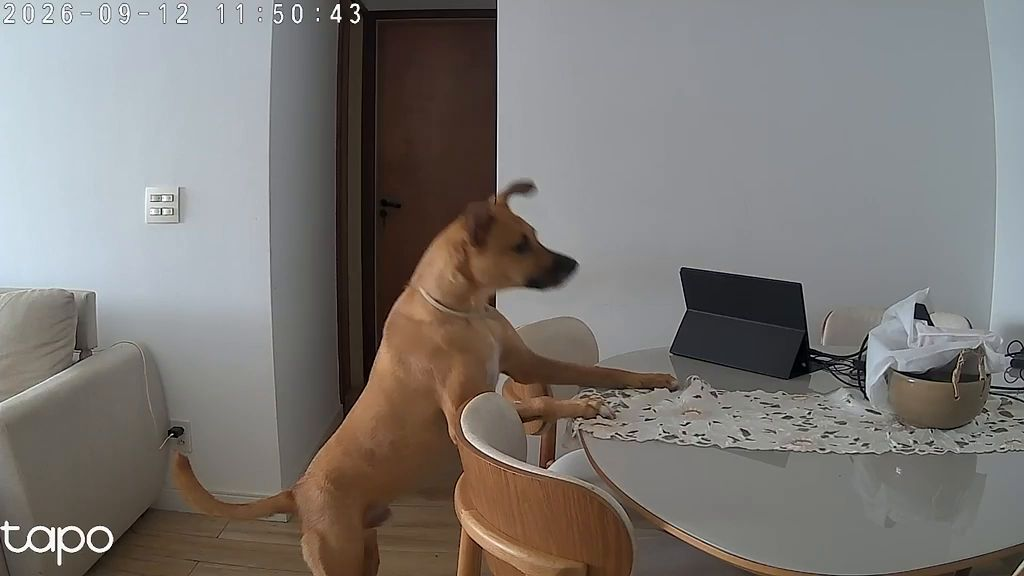
#> input picture assets/example/1.jpg, 1024 x 576 px
$ python -i motion.py   (imports and definitions only)
#> lines starting #> are read from the running program, lines starting #| are printed output that depends on the picture
### src/ai_security_guard/config.py
"""Loads and validates the configuration (non-secret YAML + secrets from the environment)."""

from __future__ import annotations

import operator
import os
from datetime import time as dtime
from enum import StrEnum
from pathlib import Path
from typing import Self
from urllib.parse import quote, urlsplit, urlunsplit

import yaml
from dotenv import load_dotenv
from pydantic import BaseModel, ConfigDict, Field, SecretStr, field_validator, model_validator

_ORDER = {"low": 0, "medium": 1, "high": 2}


def _by_order(op):
    """Compares by severity, not by the alphabetical order inherited from `str`."""

    # [4 lines left out: function compare, not called in this run]

    return compare


class RiskLevel(StrEnum):
    LOW = "low"
    MEDIUM = "medium"
    HIGH = "high"

    # [4 lines left out: function parse, not called in this run]

    __lt__ = _by_order(operator.lt)
    __le__ = _by_order(operator.le)
    __gt__ = _by_order(operator.gt)
    __ge__ = _by_order(operator.ge)


# [9 lines left out: function mask_url, not called in this run]


class _Strict(BaseModel):
    model_config = ConfigDict(extra="forbid")


class CameraConfig(_Strict):
    host: str
    port: int = 554
    stream: str = "stream1"
    reconnect_seconds: float = Field(5, gt=0)


class MotionConfig(_Strict):
    detect_width: int = Field(320, ge=64)
    min_area_ratio: float = Field(0.01, gt=0, lt=1)
    trigger_frames: int = Field(2, ge=1, le=10)  # consecutive motion frames to open an event
    warmup_frames: int = Field(30, ge=0)
    ignore_zones: list[list[float]] = Field(default_factory=list)  # validated by MotionDetector


class EventConfig(_Strict):
    frames_per_event: int = Field(4, ge=1, le=10)
    frame_interval_seconds: float = Field(1.0, ge=0)
    cooldown_seconds: float = Field(60, ge=0)
    max_image_width: int = Field(1024, ge=128)
    jpeg_quality: int = Field(80, ge=10, le=100)


class AIConfig(_Strict):
    base_url: str = "https://openrouter.ai/api/v1"
    model: str = "google/gemini-2.5-flash"
    criteria_file: Path = Path("config/risk_criteria.md")
    timeout_seconds: float = Field(30, gt=0)
    max_retries: int = Field(2, ge=0)
    temperature: float = Field(0.0, ge=0, le=2)
    enable_cache_control: bool = True


class NotifyConfig(_Strict):
    channel: str = "simulated"  # output channel; see notifier.CHANNELS
    min_risk: RiskLevel = RiskLevel.MEDIUM
    max_images: int = Field(4, ge=0, le=10)
    timezone: str = "America/Sao_Paulo"

    # [4 lines left out: function _parse_risk, not called in this run]


class StorageConfig(_Strict):
    events_dir: Path = Path("data/events")
    db_path: Path = Path("data/ai_security_guard.db")
    keep_hours: int = Field(12, ge=1)  # retention for images of the home


class HealthConfig(_Strict):
    daily_at: dtime | None = dtime(8, 0)  # daily "is running" heartbeat (None disables)
    camera_offline_minutes: float = Field(10, gt=0)  # no frames for longer than this = alert


class LoggingConfig(_Strict):
    level: str = "INFO"


_SECRET_ENV = {
    "tapo_username": "TAPO_USERNAME",
    "tapo_password": "TAPO_PASSWORD",
    "openrouter_api_key": "OPENROUTER_API_KEY",
    "telegram_bot_token": "TELEGRAM_BOT_TOKEN",
    "telegram_chat_id": "TELEGRAM_CHAT_ID",
}

# Secrets each stage needs — required where they are used, not at load time.
CAMERA_SECRETS = ("tapo_username", "tapo_password")
AI_SECRETS = ("openrouter_api_key",)
TELEGRAM_SECRETS = ("telegram_bot_token", "telegram_chat_id")


class MissingSecrets(ValueError):
    """A secret required by the stage in use is missing from .env."""


class Secrets(BaseModel):
    """Secrets from .env. Optional here; each stage calls `require()` with what it needs."""

    tapo_username: str | None = None
    tapo_password: SecretStr | None = None
    openrouter_api_key: SecretStr | None = None
    telegram_bot_token: SecretStr | None = None
    telegram_chat_id: str | None = None

    # [11 lines left out: functions from_env, require, not called in this run]


class Settings(_Strict):
    camera: CameraConfig
    motion: MotionConfig = MotionConfig()
    event: EventConfig = EventConfig()
    ai: AIConfig = AIConfig()
    notify: NotifyConfig = NotifyConfig()
    storage: StorageConfig = StorageConfig()
    health: HealthConfig = HealthConfig()
    logging: LoggingConfig = LoggingConfig()
    secrets: Secrets

    # [19 lines left out: functions _check_criteria, rtsp_url, rtsp_url_safe, not called in this run]

    def criteria_text(self) -> str:
        """The criteria — static, sent as the system prompt (cacheable)."""
        return self.ai.criteria_file.read_text(encoding="utf-8")


# [11 lines left out: function load_settings, not called in this run]

### src/ai_security_guard/motion.py
"""Local motion detection (OpenCV), the stage that decides whether the AI is worth calling.

Works on a downscaled copy of the frame (`detect_width`): the cost drops a lot, and all
that matters here is "did a large area change?", not the details.
"""

from __future__ import annotations

from collections.abc import Iterable, Sequence
from dataclasses import dataclass
from typing import Self

import cv2
import numpy as np

from .config import Settings

Zone = tuple[float, float, float, float]  # x, y, w, h normalized 0-1

_SHADOW = 127  # value MOG2 uses for shadows; only 255 counts as motion
MIN_WARMUP = 5  # before this, MOG2's model is immature and marks new objects as shadow
_KERNEL = cv2.getStructuringElement(cv2.MORPH_ELLIPSE, (5, 5))


@dataclass(frozen=True, slots=True)
class MotionResult:
    """Result for one frame. `bbox` is in pixels of the original frame (x, y, w, h)."""

    moving: bool
    area_ratio: float
    bbox: tuple[int, int, int, int] | None = None
    warming_up: bool = False


# [82 lines that did not run here, left out]


def _bbox(mask: np.ndarray, scale: float) -> tuple[int, int, int, int]:
    """Rectangle covering all the motion, converted back to the original frame."""
    x, y, w, h = cv2.boundingRect(mask)
    return (round(x * scale), round(y * scale), round(w * scale), round(h * scale))


def _validate_zone(zone: Sequence[float]) -> Zone:
    if len(zone) != 4 or not all(0 <= v <= 1 for v in zone):
        raise ValueError(f"invalid zone {list(zone)}: use [x, y, w, h] normalized between 0 and 1")
    x, y, w, h = zone
    return (float(x), float(y), float(w), float(h))

>>> import cv2
>>> picture = cv2.imread('../../assets/example/1.jpg', cv2.IMREAD_GRAYSCALE)
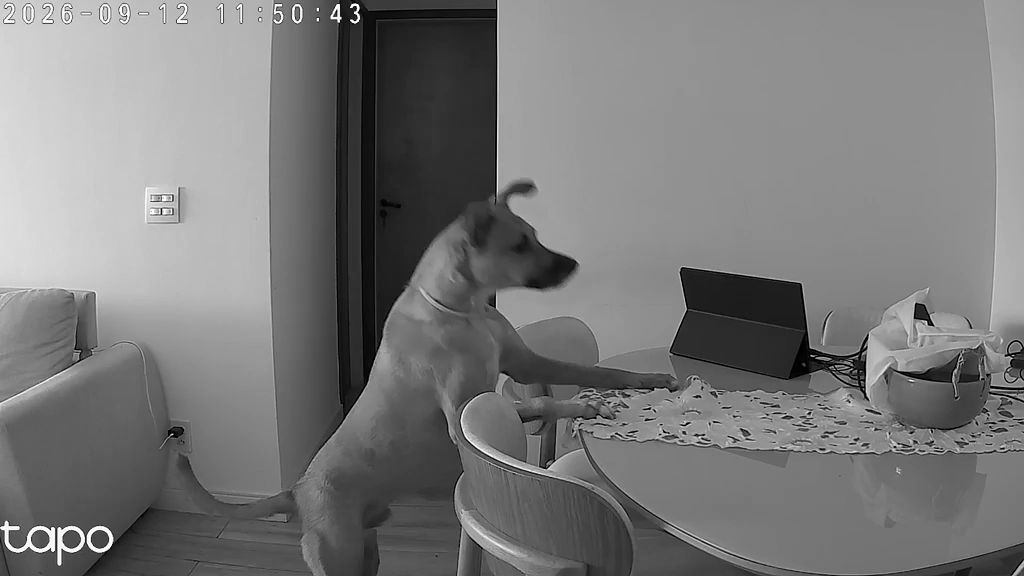
#> picture: shape (576, 1024); min 0, max 255, mean 121.2
#> (the run stopped early here; a loop or call above may not have finished)
